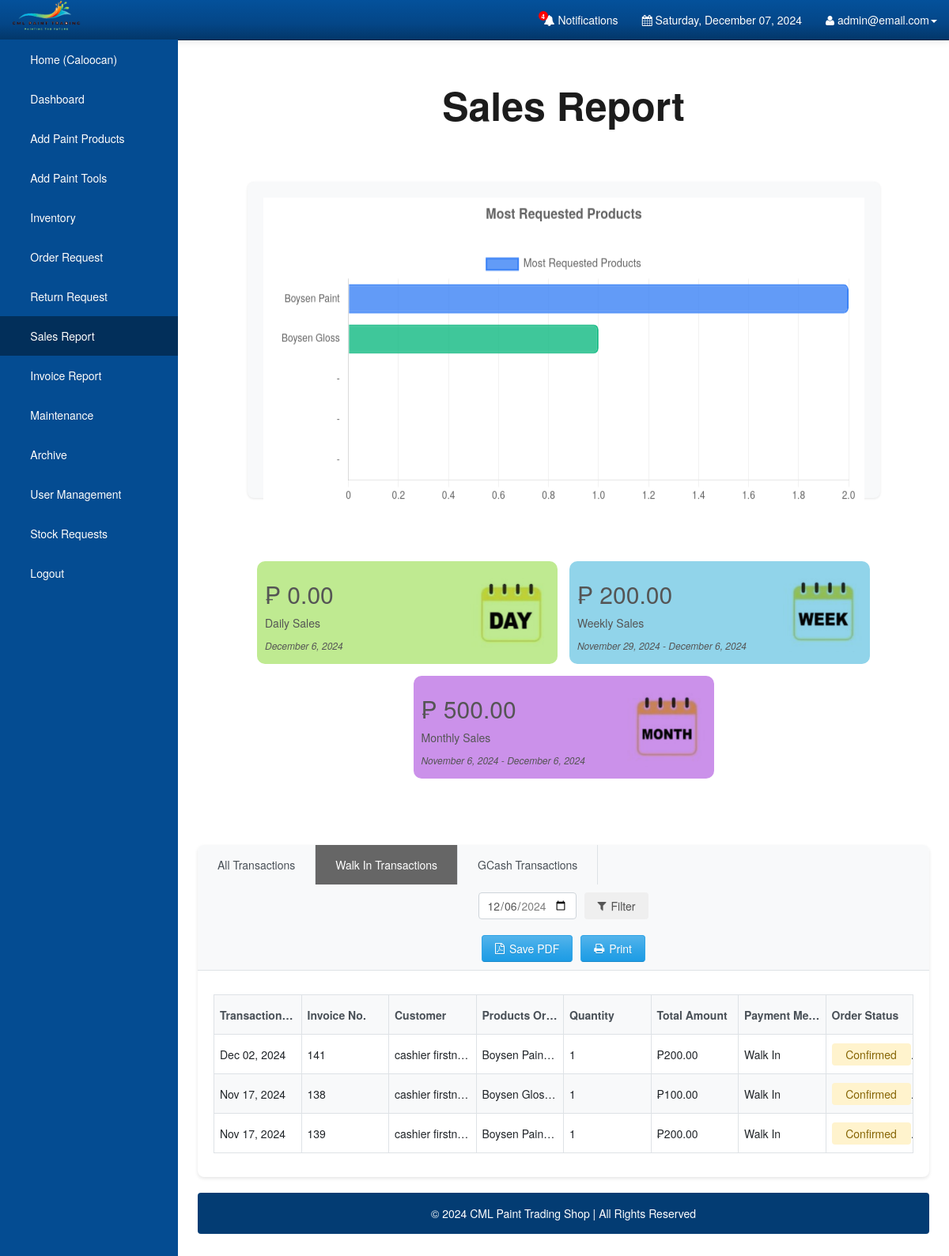
The page /Admin/salesreport.php?order_type=walk_in (signed in) on the database as committed earlier.
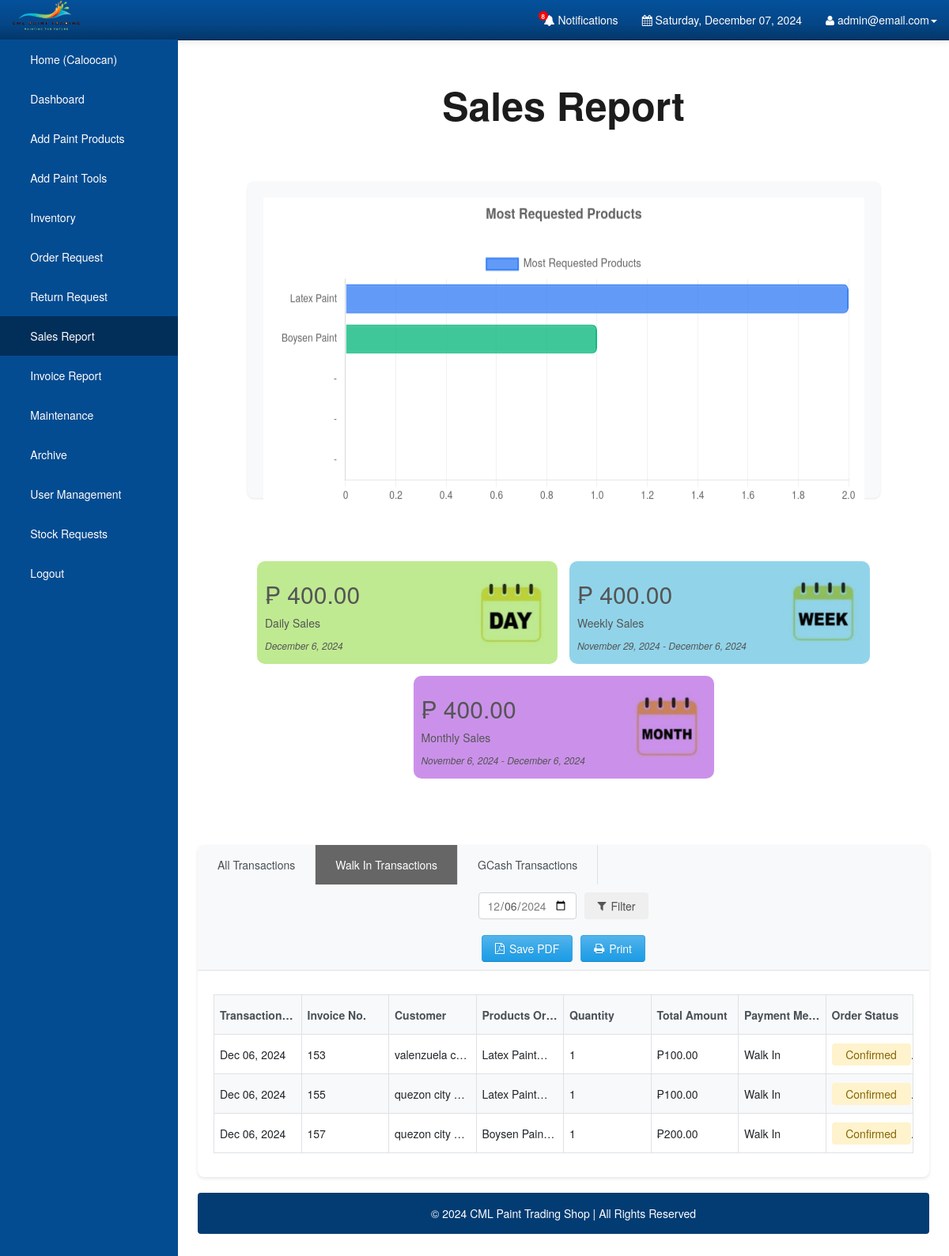
The same page on the database as committed later.
### tables this page shows
CREATE TABLE `orderdetails` (
  `order_id` int(10) UNSIGNED NOT NULL,
  `user_id` int(11) NOT NULL DEFAULT 0,
  `order_name` varchar(1000) NOT NULL DEFAULT '',
  `order_price` double NOT NULL DEFAULT 0,
  `order_quantity` int(10) UNSIGNED NOT NULL DEFAULT 0,
  `order_total` double NOT NULL DEFAULT 0,
  `order_status` varchar(45) NOT NULL DEFAULT '',
  `order_date` date DEFAULT NULL,
  `order_pick_up` datetime(6) DEFAULT NULL,
  `order_pick_place` enum('Caloocan','San Jose Del Monte, Bulacan','Quezon City','Valenzuela City') DEFAULT NULL,
  `gl` enum('Gallon','Liter') DEFAULT NULL,
  `payment_id` int(11) DEFAULT NULL,
  `product_id` int(11) DEFAULT NULL
);

CREATE TABLE `users` (
  `user_id` int(11) NOT NULL,
  `user_email` varchar(1000) NOT NULL,
  `user_password` varchar(1000) NOT NULL,
  `user_firstname` varchar(1000) NOT NULL,
  `user_lastname` varchar(1000) NOT NULL,
  `user_address` varchar(1000) NOT NULL,
  `user_mobile` varchar(255) NOT NULL,
  `type` enum('Admin','Customer','Cashier') DEFAULT NULL,
  `assigned_branch` enum('Caloocan','San Jose Del Monte, Bulacan','Quezon City','Valenzuela City') DEFAULT NULL
);

CREATE TABLE `paymentform` (
  `id` int(11) NOT NULL,
  `firstname` varchar(255) DEFAULT NULL,
  `lastname` varchar(255) DEFAULT NULL,
  `email` varchar(255) DEFAULT NULL,
  `address` text DEFAULT NULL,
  `mobile` varchar(255) NOT NULL,
  `payment_method` varchar(255) NOT NULL,
  `payment_type` varchar(255) NOT NULL,
  `amount` decimal(10,2) DEFAULT NULL,
  `payment_image_path` text NOT NULL,
  `created_at` timestamp NOT NULL DEFAULT current_timestamp(),
  `order_id` int(10) UNSIGNED DEFAULT NULL,
  `payment_status` varchar(20) DEFAULT 'verification',
  `months_paid` int(11) NOT NULL DEFAULT 0
);

### Admin/salesreport.php (shortened to what the rows shown need)
<?php
require_once 'config.php';
$order_type = $_GET['order_type'] ?? null;
$branch = $_SESSION['current_branch']
?>
<!DOCTYPE html>
<html lang="en">
<head>
    <link rel="stylesheet" type="text/css" href="bootstrap/css/bootstrap.min.css" />
    <link rel="stylesheet" type="text/css" href="font-awesome/css/font-awesome.min.css" />
    <link rel="stylesheet" type="text/css" href="css/local.css" />
    <link rel="stylesheet" type="text/css" href="css/salesreport.css" />
    <link rel="stylesheet" href="https://cdn.jsdelivr.net/npm/sweetalert2@11/dist/sweetalert2.min.css">
</head>
<body>
    <div id="wrapper">
        <div id="page-wrapper" class="printable">
            <div class="sales-report-container">
                <h1 class="pageTitle hide-in-print">Sales Report</h1>
                <div id="analyticReports"  class="hide-in-print">
                    <div class="sales-report-content">
                        <?php
                            $order_type_str = '';
                            if (isset($order_type)) {
                                if($order_type === 'walk_in') {
                                    $order_type_str = ' AND LCASE(paymentform.payment_method) = \'walk in\'';
                                } else if($order_type === 'gcash') {
                                    $order_type_str = ' AND LCASE(paymentform.payment_method) = \'gcash\'';
                                }
                            }
                            $end_date = isset($_GET['end_date']) ? $_GET['end_date'] : date('Y-m-d');
                            $start_date = isset($_GET['start_date']) ? $_GET['start_date'] : date('Y-m-d', strtotime('@0'));
                            $start_date_weekly = date('Y-m-d', strtotime($end_date . '-7 days'));
                            $start_date_monthly = date('Y-m-d', strtotime($end_date . '-1 months'));
                            $date_filter = " AND (DATE(order_date) BETWEEN '{$start_date}' AND '{$end_date}') and order_pick_place = '$branch'";
                            $stmt_daily = $DB_con->prepare(
                                'SELECT SUM(order_total) as daily_sales, DATE(order_date) as date
                                FROM orderdetails
                                    LEFT JOIN paymentform ON orderdetails.payment_id = paymentform.id
                                WHERE DATE(order_date) = ?' . $order_type_str . $date_filter
                            );
                            $stmt_daily->execute([$end_date]);
                            $daily = $stmt_daily->fetch(PDO::FETCH_ASSOC);
                            $dailySales = $daily['daily_sales'] ?? 0;
                            $stmt_weekly = $DB_con->prepare(
                                'SELECT SUM(order_total) as weekly_sales
                                 FROM orderdetails
                                    LEFT JOIN paymentform ON orderdetails.payment_id = paymentform.id
                                 WHERE (DATE(order_date) BETWEEN ? AND ?)' . $order_type_str . $date_filter
                            );
                            $stmt_weekly->execute([$start_date_weekly, $end_date]);
                            $weekly = $stmt_weekly->fetch(PDO::FETCH_ASSOC);
                            $weeklySales = $weekly['weekly_sales'] ?? 0;
                            $stmt_monthly = $DB_con->prepare(
                                'SELECT SUM(order_total) as monthly_sales
                                 FROM orderdetails
                                    LEFT JOIN paymentform ON orderdetails.payment_id = paymentform.id
                                 WHERE (DATE(order_date) BETWEEN ? AND ?)' . $order_type_str . $date_filter
                            );
                            $stmt_monthly->execute([$start_date_monthly, $end_date]);
                            $monthly = $stmt_monthly->fetch(PDO::FETCH_ASSOC);
                            $monthlySales = $monthly['monthly_sales'] ?? 0;
                        ?>
                        <div class="sales-report-item" data-toggle="modal" data-target="#dailySales">
                            <div>
                                <h2>&#8369 <?php echo number_format($dailySales, 2); ?></h2>
                            </div>
                        </div>
                        <div class="sales-report-item" data-toggle="modal" data-target="#weeklySales">
                            <div>
                                <h2>&#8369 <?php echo number_format($weeklySales, 2); ?></h2>
                            </div>
                        </div>
                        <div class="sales-report-item" data-toggle="modal" data-target="#monthlySales">
                            <div>
                                <h2>&#8369 <?php echo number_format($monthlySales, 2); ?></h2>
                            </div>
                        </div>
                    </div>
                </div>
                <div class="sales-report-transactions">
                    <div class="transactions-table">
                        <table>
                            <thead>
                                <tr>
                                    <th>Transaction Date</th>
                                    <th>Invoice No.</th>
                                    <th>Customer</th>
                                    <th>Products Ordered</th>
                                    <th>Quantity</th>
                                    <th>Total Amount</th>
                                    <th>Payment Method</th>
                                    <th>Order Status</th>
                                </tr>
                            </thead>
                            <tbody class="table-striped">
                                <?php
                                $order_type_str_r = str_replace(" AND", "WHERE", $order_type_str);
                                $stmt = $DB_con->prepare('
                                    SELECT
                                        users.user_email,
                                        users.user_firstname,
                                        users.user_lastname,
                                        users.user_address,
                                        orderdetails.*,
                                        paymentform.payment_method
                                    FROM users
                                    INNER JOIN orderdetails ON users.user_id = orderdetails.user_id
                                    LEFT JOIN paymentform ON orderdetails.payment_id = paymentform.id
                                    WHERE orderdetails.order_pick_place = :branch
                                    AND date(orderdetails.order_date) <= :end_date '
                                    . $order_type_str .
                                    'ORDER BY orderdetails.order_date DESC
                                ');
                                $stmt->execute([
                                    ':branch' => $branch,
                                    ':end_date' => $end_date
                                ]);
                                if ($stmt->rowCount() > 0) {
                                    while ($row = $stmt->fetch(PDO::FETCH_ASSOC)) {
                                        $customerName = $row['user_firstname'] . ' ' . $row['user_lastname'];
                                        $orderDate = date('M d, Y', strtotime($row['order_date']));
                                        $statusClass = strtolower($row['order_status']) == 'completed' ? 'status-completed' :
                                                    (strtolower($row['order_status']) == 'cancelled' ? 'status-cancelled' : 'status-pending');
                                        ?>
                                        <tr>
                                            <td><?php echo htmlspecialchars($orderDate); ?></td>
                                            <td><?php echo htmlspecialchars($row['order_id']); ?></td>
                                            <td><?php echo htmlspecialchars($customerName); ?></td>
                                            <td><?php echo htmlspecialchars($row['order_name']) . $order_type_str_r; ?></td>
                                            <td><?php echo htmlspecialchars($row['order_quantity']); ?></td>
                                            <td>₱<?php echo number_format($row['order_total'], 2); ?></td>
                                            <td><?php echo htmlspecialchars($row['payment_method'] ?? 'N/A'); ?></td>
                                            <td><span class="order-status <?php echo $statusClass; ?>"><?php echo htmlspecialchars($row['order_status']); ?></span></td>
                                        </tr>
                                        <?php
                                    }
                                } else {
                                    ?>
                                    <tr>
                                        <td colspan="8" style="text-align: center;">No transactions found.</td>
                                    </tr>
                                    <?php
                                }
                                ?>
                            </tbody>
                        </table>
                    </div>
                </div>
            </div>
        </div>
    </div>
</body>
</html>

Rows that differ between the two databases and show on the page:
removed orderdetails: order_date "Dec 02, 2024", order_id "141", user.user_lastname "cashier firstn…", order_name "Boysen Paint", order_quantity "1", order_total "200.00", payment.payment_method "Walk In", order_status "Confirmed"
removed orderdetails: order_date "Nov 17, 2024", order_id "138", user.user_lastname "cashier firstn…", order_name "Boysen Glos…", order_quantity "1", order_total "100.00", payment.payment_method "Walk In", order_status "Confirmed"
removed orderdetails: order_date "Nov 17, 2024", order_id "139", user.user_lastname "cashier firstn…", order_name "Boysen Paint", order_quantity "1", order_total "200.00", payment.payment_method "Walk In", order_status "Confirmed"
added orderdetails: order_date "Dec 06, 2024", order_id "153", user.user_lastname "valenzuela c…", order_name "Latex Paint", order_quantity "1", order_total "100.00", payment.payment_method "Walk In", order_status "Confirmed"
added orderdetails: order_date "Dec 06, 2024", order_id "155", user.user_lastname "quezon city c…", order_name "Latex Paint", order_quantity "1", order_total "100.00", payment.payment_method "Walk In", order_status "Confirmed"
added orderdetails: order_date "Dec 06, 2024", order_id "157", user.user_lastname "quezon city c…", order_name "Boysen Paint", order_quantity "1", order_total "200.00", payment.payment_method "Walk In", order_status "Confirmed"
Other text that changed with them:
$unreadCount: "4" → "8"
chart data {{ json_encode($top_requested_product) }}: ["Boysen Paint","Boysen Gloss","-","-","-"] → ["Latex Paint","Boysen Paint","-","-","-"]
$dailySales: "0.00" → "400.00"
$weeklySales: "200.00" → "400.00"
$monthlySales: "500.00" → "400.00"
